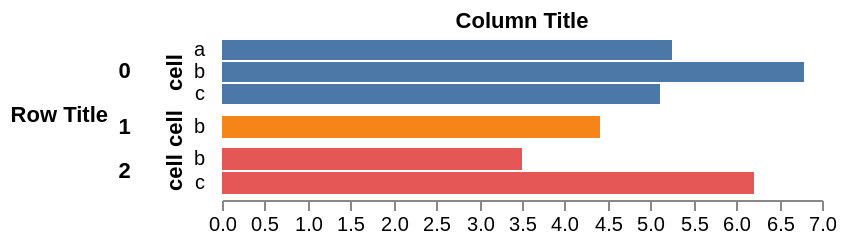

Vega-Lite specification for this chart:
### Vega specification from a JSON file in a GitHub repository (floating-point values rounded to 4 significant figures)
{"$schema": "https://vega.github.io/schema/vega/v5.json", "width": 300, "padding": 5, "autosize": {"type": "pad", "resize": true}, "signals": [{"name": "rangeStep", "value": 12, "bind": {"input": "range", "min": 5, "max": 50, "step": 1}}, {"name": "innerPadding", "value": 0.1, "bind": {"input": "range", "min": 0, "max": 1}}, {"name": "outerPadding", "value": 0.2, "bind": {"input": "range", "min": 0, "max": 1}}, {"name": "rhOffset", "value": 5, "bind": {"input": "range", "min": 0, "max": 10, "step": 1}}, {"name": "rtOffset", "value": 5, "bind": {"input": "range", "min": 0, "max": 10, "step": 1}}, {"name": "rtAnchor", "value": "start", "bind": {"input": "select", "options": ["start", "end"]}}, {"name": "ctAnchor", "value": "start", "bind": {"input": "select", "options": ["start", "end"]}}], "data": [{"name": "tuples", "values": [{"a": 0, "b": "a", "c": 6.3}, {"a": 0, "b": "a", "c": 4.2}, {"a": 0, "b": "b", "c": 6.8}, {"a": 0, "b": "c", "c": 5.1}, {"a": 1, "b": "b", "c": 4.4}, {"a": 2, "b": "b", "c": 3.5}, {"a": 2, "b": "c", "c": 6.2}], "transform": [{"type": "aggregate", "groupby": ["a", "b"], "fields": ["c"], "ops": ["average"], "as": ["c"]}]}, {"name": "trellis", "source": "tuples", "transform": [{"type": "aggregate", "groupby": ["a"]}]}], "scales": [{"name": "xscale", "domain": {"data": "tuples", "field": "c"}, "nice": true, "zero": true, "round": true, "range": "width"}, {"name": "color", "type": "ordinal", "range": "category", "domain": {"data": "trellis", "field": "a"}}], "layout": {"offset": {"rowTitle": {"signal": "rtOffset"}, "rowHeader": {"signal": "rhOffset"}}, "titleAnchor": {"row": {"signal": "rtAnchor"}, "column": {"signal": "ctAnchor"}}, "padding": 0, "columns": 1, "align": "each", "bounds": "full"}, "marks": [{"name": "facets", "type": "group", "from": {"data": "trellis", "facet": {"name": "faceted_tuples", "data": "tuples", "groupby": "a"}}, "encode": {"enter": {"width": {"signal": "width"}}, "update": {"height": {"signal": "rangeStep * bandspace(datum.count, innerPadding, outerPadding)"}}}, "scales": [{"name": "yscale", "type": "band", "paddingInner": {"signal": "innerPadding"}, "paddingOuter": {"signal": "outerPadding"}, "round": true, "domain": {"data": "faceted_tuples", "field": "b"}, "range": {"step": {"signal": "rangeStep"}}}], "marks": [{"type": "rect", "from": {"data": "faceted_tuples"}, "encode": {"enter": {"x": {"value": 0}, "x2": {"scale": "xscale", "field": "c"}, "fill": {"scale": "color", "field": "a"}, "strokeWidth": {"value": 2}}, "update": {"y": {"scale": "yscale", "field": "b"}, "height": {"scale": "yscale", "band": 1}, "stroke": {"value": null}, "zindex": {"value": 0}}, "hover": {"stroke": {"value": "firebrick"}, "zindex": {"value": 1}}}}]}, {"type": "group", "role": "row-header", "from": {"data": "trellis", "facet": {"name": "faceted_tuples", "data": "tuples", "groupby": "a"}}, "encode": {"update": {"height": {"signal": "rangeStep * bandspace(datum.count, innerPadding, outerPadding)"}}}, "scales": [{"name": "yscale", "type": "band", "paddingInner": {"signal": "innerPadding"}, "paddingOuter": {"signal": "outerPadding"}, "round": true, "domain": {"data": "faceted_tuples", "field": "b"}, "range": {"step": {"signal": "rangeStep"}}}], "axes": [{"orient": "left", "scale": "yscale", "title": "cell", "ticks": false, "domain": false, "labelPadding": 4}], "title": {"text": {"signal": "parent.a"}, "orient": "left", "offset": 10, "encode": {"update": {"align": {"value": "right"}, "baseline": {"value": "middle"}, "angle": {"value": 0}, "fontSize": {"value": 11}}}}}, {"role": "row-title", "type": "group", "marks": [{"type": "text", "encode": {"update": {"align": {"signal": "rtAnchor === 'end' ? 'left' : 'right'"}, "baseline": {"value": "middle"}, "text": {"value": "Row Title"}, "fontWeight": {"value": "bold"}}}}]}, {"role": "column-title", "type": "group", "marks": [{"type": "text", "encode": {"update": {"align": {"value": "center"}, "baseline": {"signal": "ctAnchor === 'end' ? 'top' : 'bottom'"}, "text": {"value": "Column Title"}, "fontWeight": {"value": "bold"}}}}]}, {"role": "column-footer", "type": "group", "axes": [{"orient": "bottom", "scale": "xscale", "domain": true}]}]}
